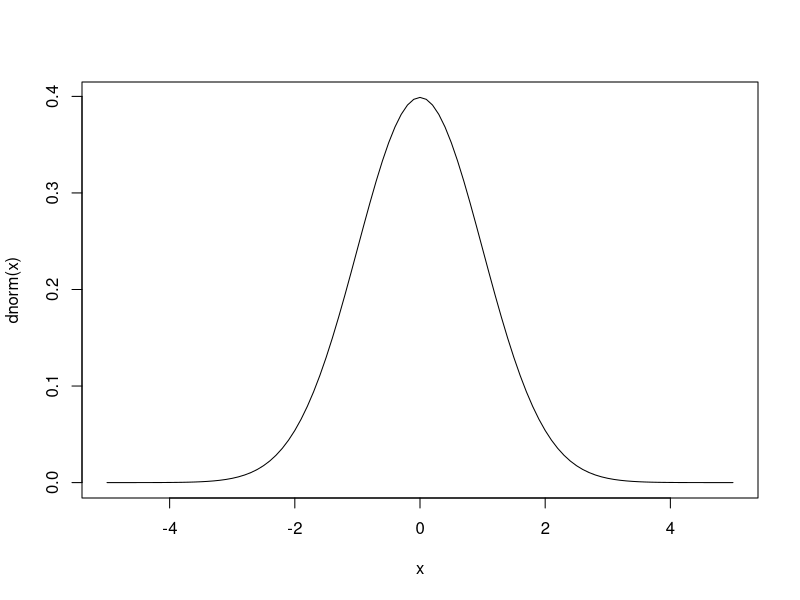

This chart was generated by the following R code: (Note: this script raises an error after producing the figure.)
## ---- chunk 1
knitr::opts_chunk$set(echo = TRUE)
## ---- chunk 2
(x = seq(-5, 5, 0.1))
## ---- chunk 3
plot(x, dnorm(x), type = "l")
## ---- chunk 4
knitr::kable(head(iris), caption = "Iris Data")
## ---- chunk 5
inputPanel(
  selectInput("breaks", label = "Number of bins:",
              choices = c(10, 20, 35, 50), selected = 20),
  
  sliderInput("bw_adjust", label = "Smooth bandwidth adjustment:",
              min = 0.2, max = 2, value = 1, step = 0.2)
)

renderPlot({
  hist(iris$Petal.Length, probability = TRUE, breaks = as.numeric(input$breaks),
       xlab = "Petal Length [cm]", main = "Distribution of Iris Petal Length")
  
  dens <- density(iris$Petal.Length, adjust = input$bw_adjust)
  lines(dens, col = "blue")
})
